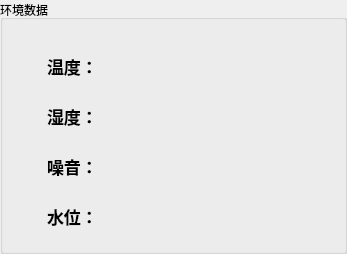
              <widget class="QGroupBox" name="groupBox">
               <property name="minimumSize">
                <size>
                 <width>290</width>
                 <height>220</height>
                </size>
               </property>
               <property name="title">
                <string>环境数据</string>
               </property>
               <layout class="QGridLayout" name="gridLayout_7">
                <item row="0" column="1">
                 <spacer name="verticalSpacer_12">
                  <property name="orientation">
                   <enum>Qt::Vertical</enum>
                  </property>
                  <property name="sizeHint" stdset="0">
                   <size>
                    <width>13</width>
                    <height>15</height>
                   </size>
                  </property>
                 </spacer>
                </item>
                <item row="1" column="1" rowspan="2" colspan="2">
                 <layout class="QVBoxLayout" name="verticalLayout_2">
                  <item>
                   <layout class="QGridLayout" name="gridLayout">
                    <item row="0" column="0">
                     <widget class="QLabel" name="label">
                      <property name="font">
                       <font>
                        <pointsize>20</pointsize>
                        <weight>75</weight>
                        <bold>true</bold>
                       </font>
                      </property>
                      <property name="text">
                       <string>&lt;html&gt;&lt;head/&gt;&lt;body&gt;&lt;p&gt;&lt;span style=&quot; vertical-align:sub;&quot;&gt;温度：&lt;/span&gt;&lt;/p&gt;&lt;/body&gt;&lt;/html&gt;</string>
                      </property>
                     </widget>
                    </item>
                    <item row="0" column="1">
                     <spacer name="horizontalSpacer_13">
                      <property name="orientation">
                       <enum>Qt::Horizontal</enum>
                      </property>
                      <property name="sizeHint" stdset="0">
                       <size>
                        <width>17</width>
                        <height>20</height>
                       </size>
                      </property>
                     </spacer>
                    </item>
                    <item row="0" column="2">
                     <widget class="QLabel" name="tempLable">
                      <property name="minimumSize">
                       <size>
                        <width>180</width>
                        <height>0</height>
                       </size>
                      </property>
                      <property name="maximumSize">
                       <size>
                        <width>120</width>
                        <height>16777215</height>
                       </size>
                      </property>
                      <property name="font">
                       <font>
                        <pointsize>20</pointsize>
                        <weight>75</weight>
                        <bold>true</bold>
                       </font>
                      </property>
                      <property name="text">
                       <string/>
                      </property>
                      <property name="alignment">
                       <set>Qt::AlignLeading|Qt::AlignLeft|Qt::AlignVCenter</set>
                      </property>
                     </widget>
                    </item>
                   </layout>
                  </item>
                  <item>
                   <spacer name="verticalSpacer_7">
                    <property name="orientation">
                     <enum>Qt::Vertical</enum>
                    </property>
                    <property name="sizeHint" stdset="0">
                     <size>
                      <width>13</width>
                      <height>13</height>
                     </size>
                    </property>
                   </spacer>
                  </item>
                  <item>
                   <layout class="QGridLayout" name="gridLayout_2">
                    <item row="0" column="0">
                     <widget class="QLabel" name="label_3">
                      <property name="font">
                       <font>
                        <pointsize>20</pointsize>
                        <weight>75</weight>
                        <bold>true</bold>
                       </font>
                      </property>
                      <property name="text">
                       <string>&lt;html&gt;&lt;head/&gt;&lt;body&gt;&lt;p&gt;&lt;span style=&quot; vertical-align:sub;&quot;&gt;湿度：&lt;/span&gt;&lt;/p&gt;&lt;/body&gt;&lt;/html&gt;</string>
                      </property>
                     </widget>
                    </item>
                    <item row="0" column="1">
                     <spacer name="horizontalSpacer_6">
                      <property name="orientation">
                       <enum>Qt::Horizontal</enum>
                      </property>
                      <property name="sizeHint" stdset="0">
                       <size>
                        <width>17</width>
                        <height>20</height>
                       </size>
                      </property>
                     </spacer>
                    </item>
                    <item row="0" column="2">
                     <widget class="QLabel" name="humiLable">
                      <property name="minimumSize">
                       <size>
                        <width>180</width>
                        <height>0</height>
                       </size>
                      </property>
                      <property name="maximumSize">
                       <size>
                        <width>80</width>
                        <height>16777215</height>
                       </size>
                      </property>
                      <property name="font">
                       <font>
                        <pointsize>20</pointsize>
                        <weight>75</weight>
                        <bold>true</bold>
                       </font>
                      </property>
                      <property name="text">
                       <string/>
                      </property>
                      <property name="alignment">
                       <set>Qt::AlignLeading|Qt::AlignLeft|Qt::AlignVCenter</set>
                      </property>
                     </widget>
                    </item>
                   </layout>
                  </item>
                  <item>
                   <spacer name="verticalSpacer_8">
                    <property name="orientation">
                     <enum>Qt::Vertical</enum>
                    </property>
                    <property name="sizeHint" stdset="0">
                     <size>
                      <width>13</width>
                      <height>13</height>
                     </size>
                    </property>
                   </spacer>
                  </item>
                  <item>
                   <layout class="QGridLayout" name="gridLayout_4">
                    <item row="0" column="0">
                     <widget class="QLabel" name="label_2">
                      <property name="font">
                       <font>
                        <pointsize>20</pointsize>
                        <weight>75</weight>
                        <bold>true</bold>
                       </font>
                      </property>
                      <property name="text">
                       <string>&lt;html&gt;&lt;head/&gt;&lt;body&gt;&lt;p&gt;&lt;span style=&quot; vertical-align:sub;&quot;&gt;噪音：&lt;/span&gt;&lt;/p&gt;&lt;/body&gt;&lt;/html&gt;</string>
                      </property>
                     </widget>
                    </item>
                    <item row="0" column="1">
                     <spacer name="horizontalSpacer_5">
                      <property name="orientation">
                       <enum>Qt::Horizontal</enum>
                      </property>
                      <property name="sizeHint" stdset="0">
                       <size>
                        <width>17</width>
                        <height>20</height>
                       </size>
                      </property>
                     </spacer>
                    </item>
                    <item row="0" column="2">
                     <widget class="QLabel" name="SoundLable">
                      <property name="minimumSize">
                       <size>
                        <width>180</width>
                        <height>30</height>
                       </size>
                      </property>
                      <property name="maximumSize">
                       <size>
                        <width>80</width>
                        <height>16777215</height>
                       </size>
                      </property>
                      <property name="font">
                       <font>
                        <pointsize>20</pointsize>
                        <weight>75</weight>
                        <bold>true</bold>
                       </font>
                      </property>
                      <property name="text">
                       <string/>
                      </property>
                      <property name="alignment">
                       <set>Qt::AlignLeading|Qt::AlignLeft|Qt::AlignVCenter</set>
                      </property>
                     </widget>
                    </item>
                   </layout>
                  </item>
                  <item>
                   <spacer name="verticalSpacer_9">
                    <property name="orientation">
                     <enum>Qt::Vertical</enum>
                    </property>
                    <property name="sizeHint" stdset="0">
                     <size>
                      <width>13</width>
                      <height>13</height>
                     </size>
                    </property>
                   </spacer>
                  </item>
                  <item>
                   <layout class="QGridLayout" name="gridLayout_6">
                    <item row="0" column="0">
                     <widget class="QLabel" name="label_4">
                      <property name="font">
                       <font>
                        <pointsize>20</pointsize>
                        <weight>75</weight>
                        <bold>true</bold>
                       </font>
                      </property>
                      <property name="text">
                       <string>&lt;html&gt;&lt;head/&gt;&lt;body&gt;&lt;p&gt;&lt;span style=&quot; vertical-align:sub;&quot;&gt;水位：&lt;/span&gt;&lt;/p&gt;&lt;/body&gt;&lt;/html&gt;</string>
                      </property>
                     </widget>
                    </item>
                    <item row="0" column="1">
                     <spacer name="horizontalSpacer_3">
                      <property name="orientation">
                       <enum>Qt::Horizontal</enum>
                      </property>
                      <property name="sizeHint" stdset="0">
                       <size>
                        <width>17</width>
                        <height>20</height>
                       </size>
                      </property>
                     </spacer>
                    </item>
                    <item row="0" column="2">
                     <widget class="QLabel" name="WaterLable">
                      <property name="minimumSize">
                       <size>
                        <width>180</width>
                        <height>30</height>
                       </size>
                      </property>
                      <property name="maximumSize">
                       <size>
                        <width>80</width>
                        <height>16777215</height>
                       </size>
                      </property>
                      <property name="font">
                       <font>
                        <pointsize>20</pointsize>
                        <weight>75</weight>
                        <bold>true</bold>
                       </font>
                      </property>
                      <property name="text">
                       <string/>
                      </property>
                      <property name="alignment">
                       <set>Qt::AlignLeading|Qt::AlignLeft|Qt::AlignVCenter</set>
                      </property>
                     </widget>
                    </item>
                   </layout>
                  </item>
                 </layout>
                </item>
                <item row="1" column="3">
                 <spacer name="horizontalSpacer_14">
                  <property name="orientation">
                   <enum>Qt::Horizontal</enum>
                  </property>
                  <property name="sizeHint" stdset="0">
                   <size>
                    <width>32</width>
                    <height>13</height>
                   </size>
                  </property>
                 </spacer>
                </item>
                <item row="2" column="0">
                 <spacer name="horizontalSpacer_15">
                  <property name="orientation">
                   <enum>Qt::Horizontal</enum>
                  </property>
                  <property name="sizeHint" stdset="0">
                   <size>
                    <width>33</width>
                    <height>13</height>
                   </size>
                  </property>
                 </spacer>
                </item>
                <item row="3" column="2">
                 <spacer name="verticalSpacer_10">
                  <property name="orientation">
                   <enum>Qt::Vertical</enum>
                  </property>
                  <property name="sizeHint" stdset="0">
                   <size>
                    <width>13</width>
                    <height>13</height>
                   </size>
                  </property>
                 </spacer>
                </item>
               </layout>
              </widget>
